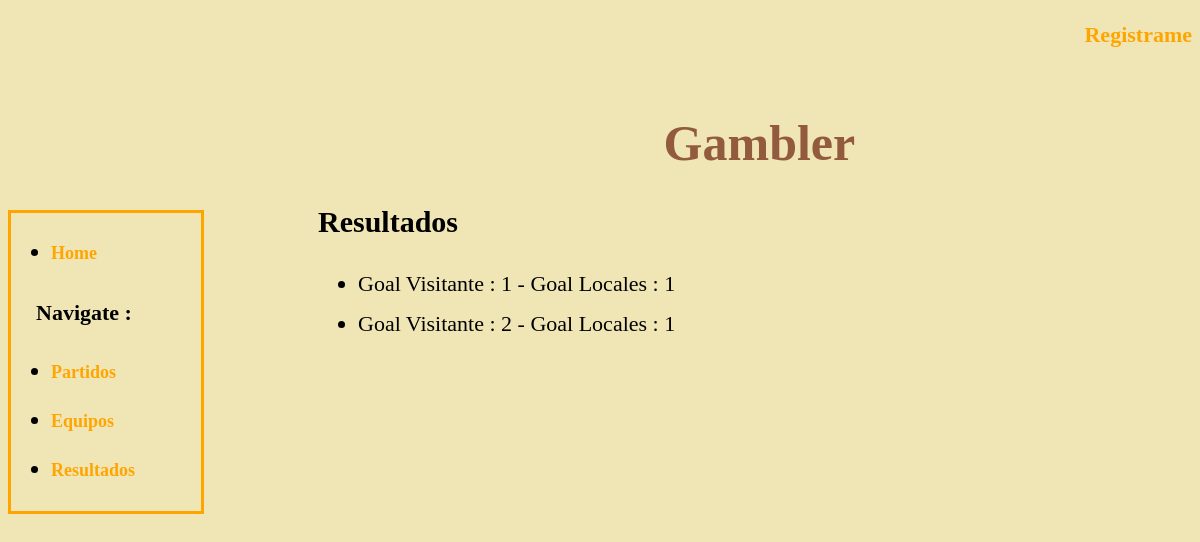
The app's page /gambler/resultados, older data.
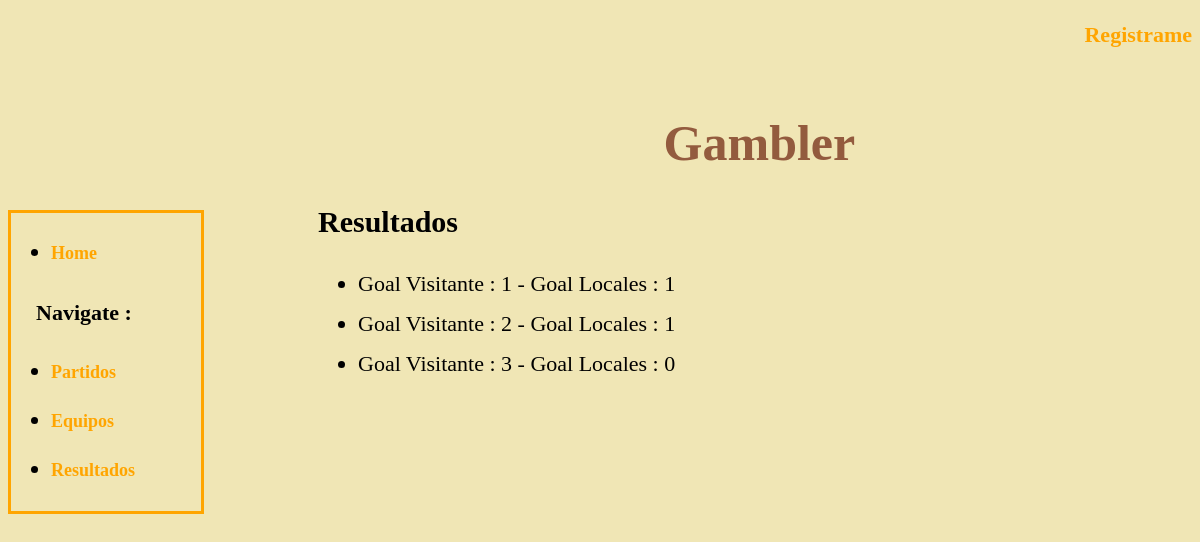
The same page, newer data.
### gambler/models.py (models this page shows, shortened)
class Resultado(models.Model):
    golLocal = models.IntegerField(default=-1)
    golVisitante = models.IntegerField(default=-1)

### gambler/views.py (the view)
class ResultadoList(ListView, ConnegResponseMixin):
    model = Resultado
    context_object_name = 'latest_resultado_list'
    template_name = 'gambler/resultados_list.html'

### gambler/views.py (called while the page is built)
    def render_to_response(self, context, **kwargs):
        if 'extension' in self.kwargs:
            try:
                objects = [self.object]
            except AttributeError:
                objects = self.object_list
            if self.kwargs['extension'] == 'json':
                return self.render_json_object_response(objects=objects)
            elif self.kwargs['extension'] == 'xml':
                return self.render_xml_object_response(objects=objects)
        else:
            return super(ConnegResponseMixin, self).render_to_response(context)

### gambler/templates/gambler/resultados_list.html
{% extends "gambler/show_lists.html" %}
{% block list4 %}
<h2>
    Resultados
</h2>
<ul>
    {% for resultado in latest_resultado_list %}
        <li> Goal Visitante : {{ resultado.golVisitante }} - Goal Locales : {{resultado.golLocal }}</li>
    {% empty %}
        <li>Disculpa pero por el momento no tenemos registrado ningun resultado.</li>
    {% endfor %}
</ul>
{% endblock %}

Row changes from the older to the newer data that the page shows:
added Resultado: golVisitante "3", golLocal "0"
